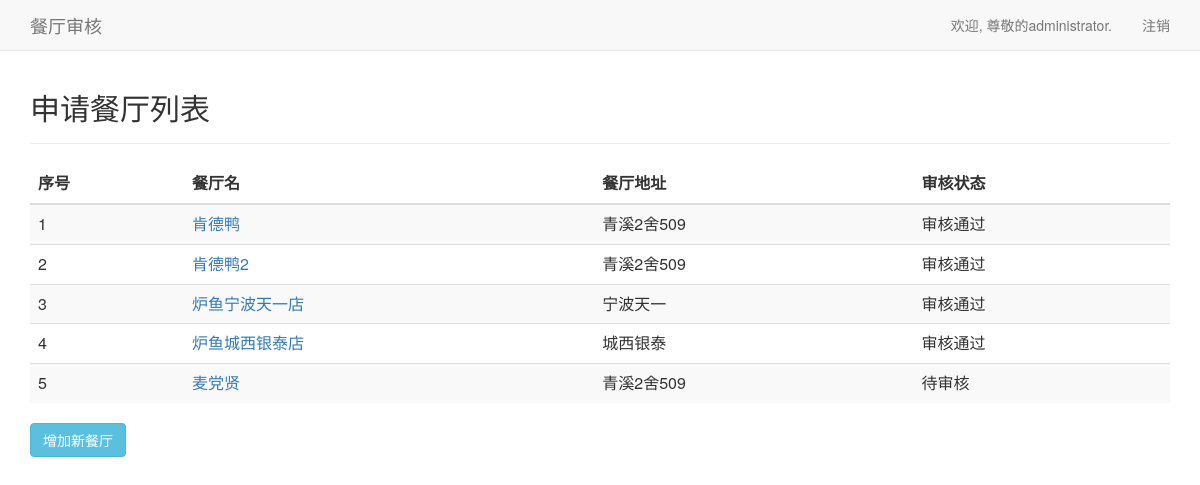
The app's page /apply/ (signed in), older data.
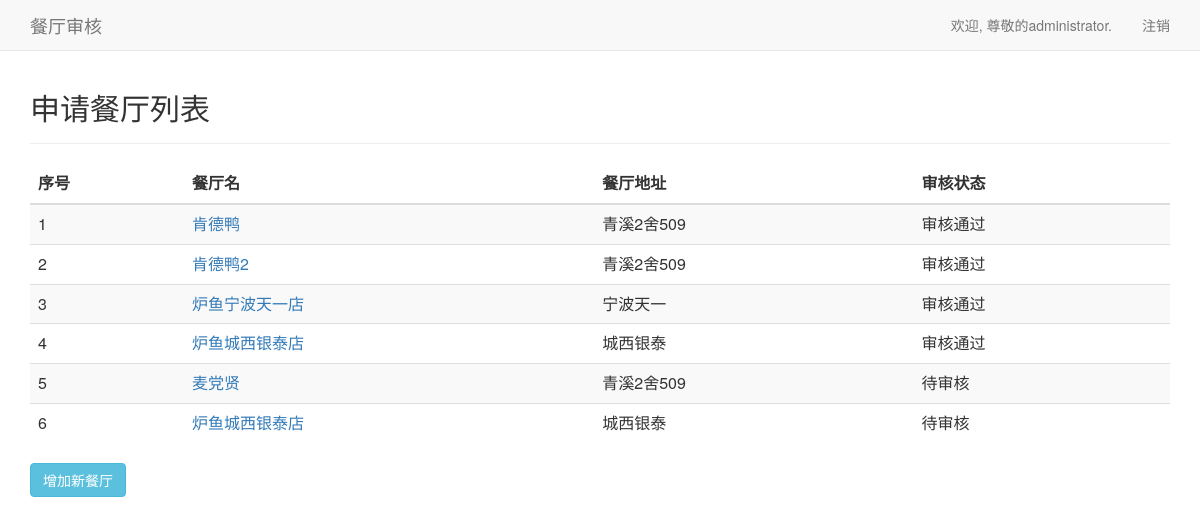
The same page, newer data.
### ApplyController/models.py (models this page shows, shortened)
class Restaurant(models.Model):
    id = models.AutoField(primary_key=True)
    MerchantID = models.ForeignKey(Merchant, on_delete=models.CASCADE)
    Name = models.CharField(max_length=20)
    BusinessStartHour = models.TimeField()
    BusinessEndHour = models.TimeField()
    Address = models.CharField(max_length=50)
    Image = models.ImageField(upload_to=get_file_path, null=True, blank=True)
    Score = models.FloatField(validators=[MinValueValidator(0), MaxValueValidator(5)], default=0)
    Category_Choices = (
        ('1', '川菜'),
        ('2', '粤菜'),
        ('3', '鲁菜'),
        ('4', '苏菜'),
        ('5', '湘菜'),
        ('6', '浙菜'),
        ('7', '其他'),
    )
    Category = models.CharField(max_length=1, choices=Category_Choices)
    LicenseID = models.CharField(validators=[RegexValidator(regex='^[0-9]*$')], max_length=50)
    ApplicationTime = models.DateTimeField(auto_now_add=True)
    Status_Choices = (
        (0, '待审核'),
        (1, '审核拒绝'),
        (2, '审核通过'),
    )
    Status = models.SmallIntegerField(choices=Status_Choices, default=0)
    OpenTime = models.DateTimeField(null=True)
    class Meta:
        ordering = ['Status', 'ApplicationTime']

### ApplyController/views.py (the view)
# urls.py: path('', views.index, name='index'),
def index(request):
    login_user_id = request.session.get('login_merchant')
    if login_user_id:
        login_user_name = Merchant.objects.get(pk=login_user_id)
        apply_list = Restaurant.objects.filter(MerchantID=login_user_id).order_by('ApplicationTime')
        return render(request, 'ApplyController/index.html', context={
            'apply_list': apply_list,
            'login_user_name': login_user_name,
        })
    else:
        return HttpResponseRedirect(reverse('apply:login'))

### ApplyController/templates/ApplyController/index.html
{% extends "ApplyController/base.html" %}
{% block header %}
<div class="container">
    <div class="page-header" style="margin-top:0px;">
        <h2>申请餐厅列表</h2>
    </div>
</div>
{% endblock header %}
{% block content %}
<div class="container">
    <table class="table table-striped">
    <thead>
        <tr>
            <th>序号</th>
            <th>餐厅名</th>
            <th>餐厅地址</th>
            <th>审核状态</th>
        </tr>
    </thead>
    <tbody>
    {% for restaurant in apply_list %}
        <tr>
            <td>{{ forloop.counter }}</td>
            <td><a href="{% url 'apply:detail' restaurant.id %}">{{ restaurant.Name }}</a></td>
            <td>{{ restaurant.Address }}</td>
            <td>{{ restaurant.get_Status_display }}</td>
        </tr>
    {% endfor %}
    </tbody>
</table>
<button type="button" class="btn btn-info" onclick="location.href='/apply/add'">增加新餐厅</button>
</div>
{% endblock content %}

### ApplyController/templates/ApplyController/base.html (shortened to what this page needs)
{% load bootstrap3 %}
{% load static %}
<html lang="en">
<head>
    {% bootstrap_css %}
</head>
<body>
    <nav class="navbar navbar-default navbar-static-top" role="navigation">
        <div class="container">
            <div class="navbar-header">
                <a class="navbar-brand" href="{%url 'apply:index' %}">
                    餐厅审核
                </a>
            </div>
            <div id="navbar" class="navbar-collapse collapse">
                <ul class="nav navbar-nav navbar-right">
                    {% if request.session.login_merchant %}
                    <li><a>欢迎, 尊敬的{{ request.session.login_merchant_name }}.</a></li>
                    <li><a href="{% url 'apply:logout' %}">注销</a> </li>
                    {% endif %}
                </ul>
            </div>
        </div>
    </nav>
    {% block header %}{% endblock header %}
    {% block content %}{% endblock content %}
</body>
</html>

Row changes from the older to the newer data that the page shows:
added Restaurant: Name "炉鱼城西银泰店", Address "城西银泰", Status "待审核"
